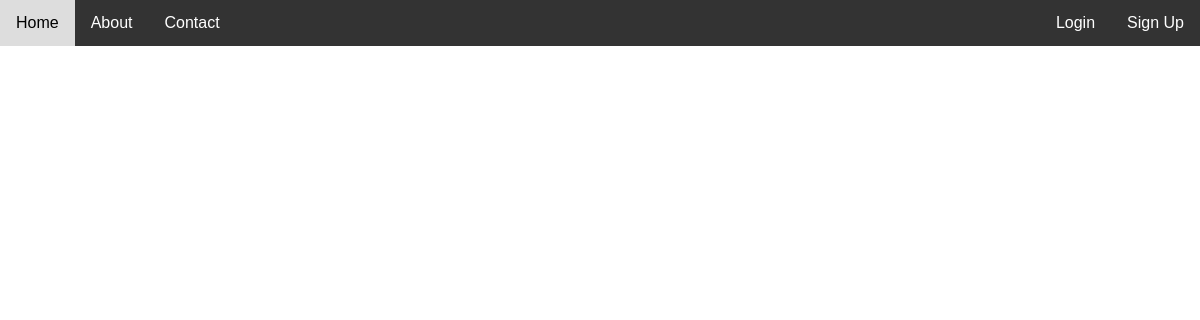
/, run on an earlier commit of the app's database.
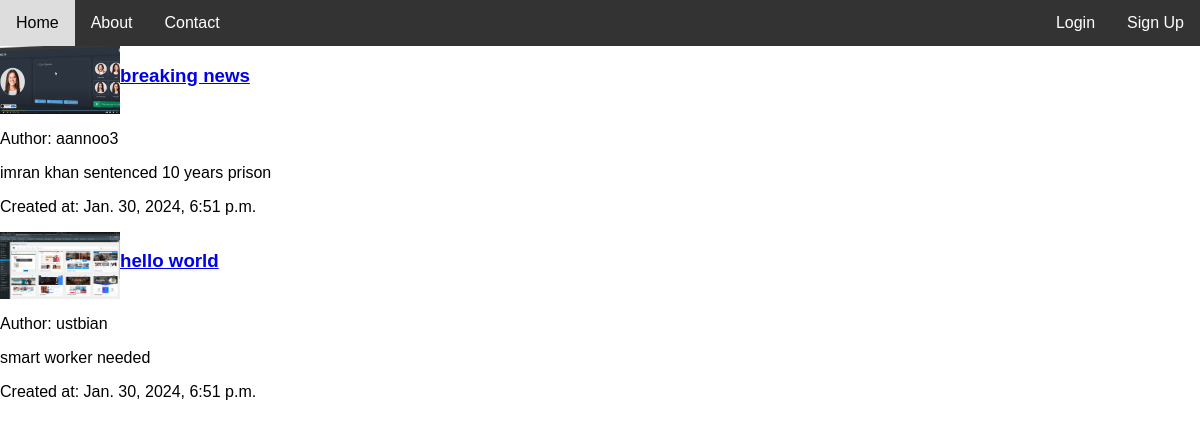
And on a later commit of the database.
### blog/models.py (models this page shows, shortened)
class Post(models.Model):
    title = models.CharField(max_length=255)
    author = models.ForeignKey(User, on_delete=models.CASCADE)
    content = models.TextField()
    created_at = models.DateTimeField(auto_now_add=True)
    class Meta:
        ordering = ['-created_at']

### users/models.py (models this page shows, shortened)
class Profile(models.Model):
    user = models.OneToOneField(User, on_delete=models.CASCADE)
    image = models.ImageField(default='default.jpg', upload_to='profile_pics')

### blog/views.py (the view)
# urls.py: path('', PostListView.as_view(), name='home'),
class PostListView(ListView):
    model = Post
    template_name = 'blog/home.html'  #<app>/<model>_<viewtype>.html
    context_object_name = 'posts'

### blog/templates/blog/home.html
{% extends 'blog/base.html' %}
{% block content %}
    {% for post in posts %}
        <div class="post">
            <div class="top">
                <img src="{{ post.author.profile.image.url }}" alt="">
                <h3><a href="{% url 'detail' post.id %}">{{ post.title }}</a></h3>
            </div>
            <p>Author: {{ post.author.username }}</p>
            <p>{{ post.content }}</p>
            <p>Created at: {{ post.created_at }}</p>
        </div>
    {% endfor %}
{% endblock %}

What changed in the data, as far as the page shows it:
added Post: author.profile.image (placeholder picture), title "breaking news", author.username "aannoo3", content "imran khan sentenced 10 years prison", created_at "Jan. 30, 2024, 6:51 p.m."
added Post: author.profile.image (picture), title "hello world", author.username "ustbian", content "smart worker needed", created_at "Jan. 30, 2024, 6:51 p.m."
